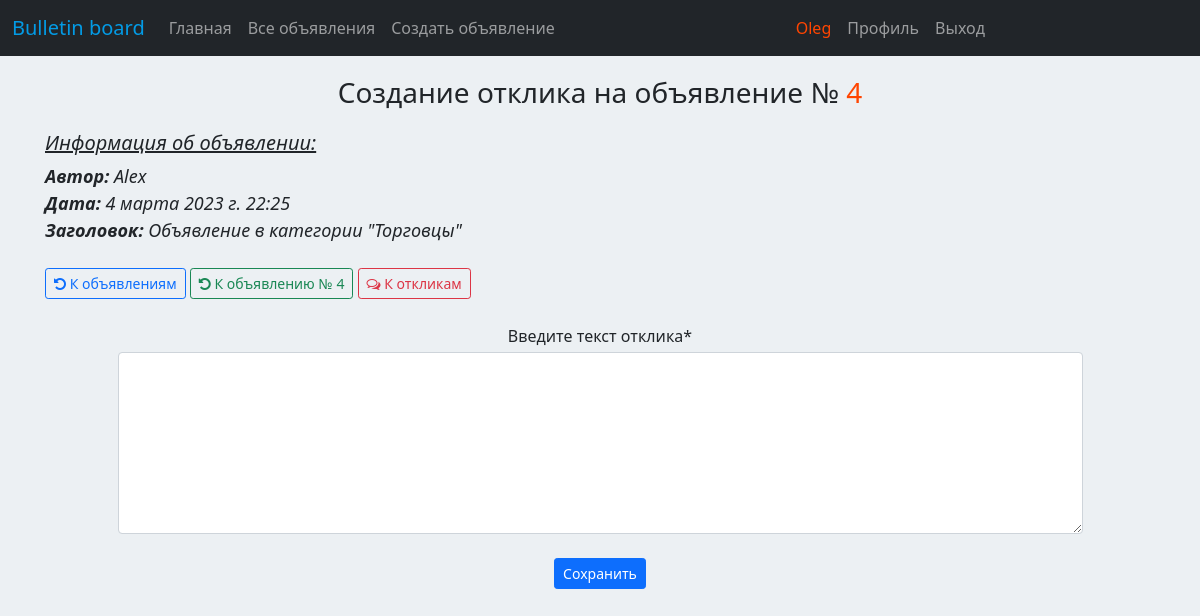
The app's page /board/ad/4/reply/create/ (signed in), older data.
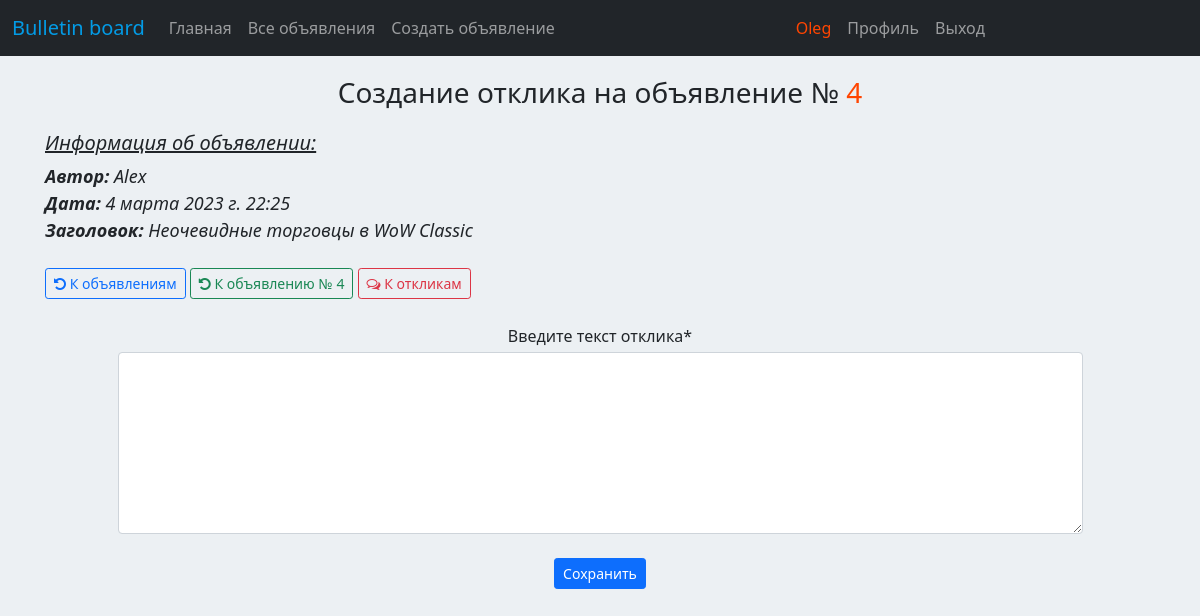
The same page, newer data.
### board/models.py (models this page shows, shortened)
class Post(models.Model):
    author = models.ForeignKey(User, on_delete=models.CASCADE)
    post_title = models.CharField(max_length=256)
    post_content = RichTextField()
    post_category = models.ForeignKey(Category, on_delete=models.CASCADE)
    date_creation = models.DateTimeField(auto_now_add=True)
    def __str__(self):
        return self.post_title

### board/views.py (the view, shortened to what this page needs)
# urls.py: path('ad/<int:pk>/reply/create/', ReplyCreate.as_view(), name='reply_create'),
class ReplyCreate(LoginRequiredMixin, CreateView):
    form_class = ReplyForm
    model = Reply
    template_name = 'reply_create.html'
    def get_context_data(self, **kwargs):
        context = super().get_context_data(**kwargs)
        post = get_object_or_404(Post, id=self.kwargs['pk'])
        context['post'] = post
        return context

### board/forms.py
class ReplyForm(forms.ModelForm):
    class Meta:
        model = Reply
        fields = ['reply_text']
        labels = {
            'reply_text': 'Введите текст отклика',
        }
        widgets = {
            'reply_text': forms.Textarea(attrs={'class': 'form-text', 'cols': 100, 'rows': 7}),
        }

### templates/reply_create.html (shortened to what this page needs)
{% extends 'default.html' %}
{% load crispy_forms_filters %}
{% block content %}
<h3 style="margin-top: 20px">Создание отклика на объявление № <span style="color: orangered;">{{ post.id }}</span></h3>
<table width="100%" border="0" style="margin-top: 20px">
    <tr>
        <td align="left">
            <h5><i><u>Информация об объявлении:</u></i></h5>
            <font size="4">
            <i><b>Автор:</b> {{ post.author }}</i>
            <br>
            <i><b>Дата:</b> {{ post.date_creation }}</i>
            <br>
            <i><b>Заголовок:</b> {{ post }}</i>
            </font>
            <br><br>
            <a href="{% url 'post_list' %}" class="btn btn btn-outline-primary btn-sm"><span class="icon"><i class="fa fa-undo"></i></span>&nbsp;К объявлениям</a>
            <a href="{% url 'post_detail' post.id %}" class="btn btn btn-outline-success btn-sm"><span class="icon"><i class="fa fa-undo"></i></span>&nbsp;К объявлению № {{ post.id }}</a>
            <a href="{% url 'post_replies_list' post.id %}" class="btn btn btn-outline-danger btn-sm"><span class="icon"><i class="fa fa-comments-o"></i></span>&nbsp;К откликам</a>
        </td>
    </tr>
</table>
<br>
<div class="d-flex justify-content-center">
    <div class="row">
        <div class="col-lg-12 text-center">
            <form action="" method="post">
                {{ form|crispy }}
                <br>
                <input class="btn btn-primary btn-sm" type="submit" value="Сохранить"/>
            </form>
        </div>
    </div>
</div>
{% endblock content %}

Row changes from the older to the newer data that the page shows:
changed Post "Alex": post_title "Объявление в категории \"Торговцы\"" → "Неочевидные торговцы в WoW Classic"
